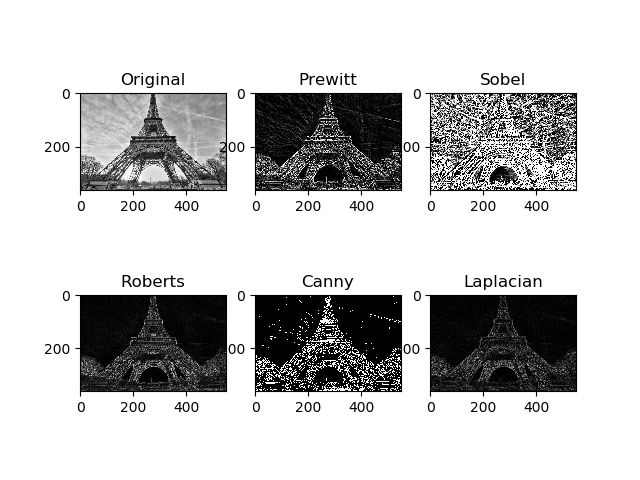

Here is the Python script that generated this plot:
import numpy as np
import matplotlib.pyplot as plt
import cv2
from scipy import ndimage
from PIL import Image

jpeg = cv2.imread('jpeg.jpg',0)

jpegBlur = cv2.GaussianBlur(jpeg,(3,3),0)

#prewitt operator
kernelx = np.array([[1,1,1],[0,0,0],[-1,-1,-1]])
kernely = np.array([[-1,0,1],[-1,0,1],[-1,0,1]])
img_prewittx = cv2.filter2D(jpeg, -1, kernelx)
img_prewitty = cv2.filter2D(jpeg, -1, kernely)
img_prewitt = img_prewitty + img_prewittx

#sobel operator
img_sobelx = cv2.Sobel(jpeg,cv2.CV_8U,1,0,ksize=5)
img_sobely = cv2.Sobel(jpeg,cv2.CV_8U,0,1,ksize=5)
img_sobel = img_sobelx + img_sobely

#robert operator
roberts_cross_v = np.array( [[ 0, 0, 0 ],
                             [ 0, 1, 0 ],
                             [ 0, 0,-1 ]] )

roberts_cross_h = np.array( [[ 0, 0, 0 ],
                             [ 0, 0, 1 ],
                             [ 0,-1, 0 ]] )
vertical = ndimage.convolve( np.asarray( jpeg, dtype="int32" ), roberts_cross_v )
horizontal = ndimage.convolve( np.asarray( jpeg, dtype="int32" ), roberts_cross_h )
output_robert = np.sqrt( np.square(horizontal) + np.square(vertical))
output_robert = Image.fromarray( np.asarray( np.clip(output_robert,0,255), dtype="uint8"), "L" )

#canny operator
edge_canny = cv2.Canny(jpegBlur, 70, 100)

#laplacian
laplacian = cv2.Laplacian(jpegBlur,cv2.CV_64F)
abs_dst = cv2.convertScaleAbs(laplacian)

#show result
plt.subplot(2,3,1), plt.imshow(jpeg,"gray"), plt.title('Original')
plt.subplot(2,3,2), plt.imshow(img_prewitt,'gray'), plt.title('Prewitt')
plt.subplot(2,3,3), plt.imshow(img_sobel,'gray'), plt.title('Sobel')
plt.subplot(2,3,4), plt.imshow(output_robert,'gray'), plt.title('Roberts')
plt.subplot(2,3,5), plt.imshow(edge_canny,'gray'), plt.title('Canny')
plt.subplot(2,3,6), plt.imshow(abs_dst,'gray'), plt.title('Laplacian')
plt.savefig('edge and contour.jpg')
plt.show()



